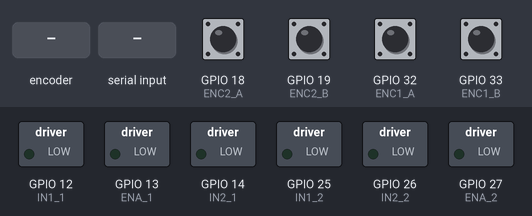
Recording of a sketch running on a simulated ESP32. Parts: switched loads named in the sketch (green lamp = pin HIGH). Dashed ring = blinking. The inputs (shaded band) are chosen by the test bench; at power-on: GPIO 18 (ENC2_A), GPIO 19 (ENC2_B), GPIO 32 (ENC1_A), GPIO 33 (ENC1_B) HIGH. What the sketch prints to the serial monitor is not drawn.

Above: at 1.2 s.
1.3 s: rotary encoder on GPIO 18 (ENC2_A) / GPIO 33 (ENC1_B) turned 3 steps (first pin leading)
At 1.54 s:
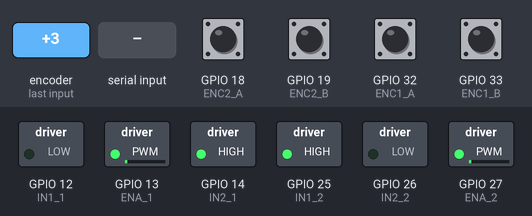
3.4 s: GPIO 32 (ENC1_A) pulled LOW for 0.15 s
At 3.9 s:
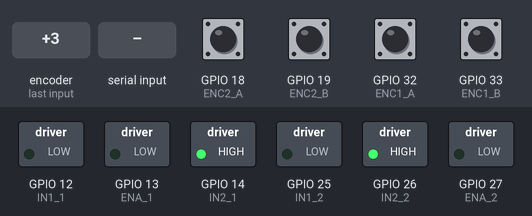
5.0 s: "T90\n" received over Serial
At 6.3 s:
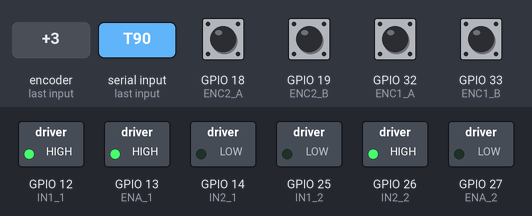
7.5 s: GPIO 19 (ENC2_B) pulled LOW for 0.15 s
At 8.1 s:
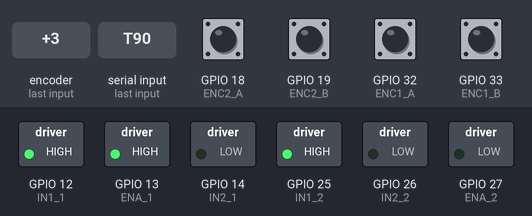
9.1 s: rotary encoder on GPIO 18 (ENC2_A) / GPIO 33 (ENC1_B) turned 1 step (first pin leading)
At 10.5 s:
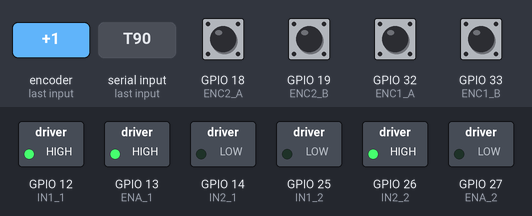
Timing chart, 0 to 12.1 s (numbered marks = the images above; inputs shaded):
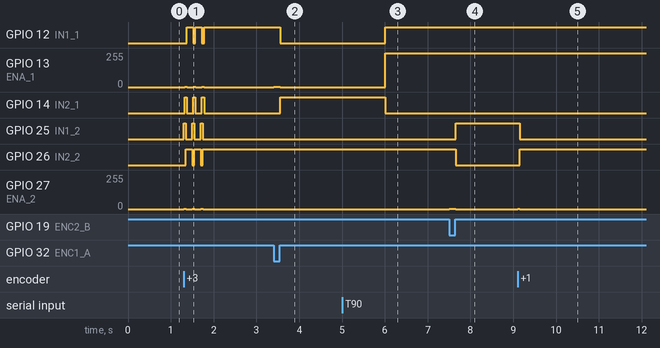

The sketch:

nonlinear_trajectory_alt.ino
```cpp
#include <Arduino.h>

/* ===================== PINS ===================== */
// -------- Joint 1 --------
#define ENC1_A 32
#define ENC1_B 33
#define IN1_1  12
#define IN2_1  14
#define ENA_1  13

// -------- Joint 2 --------
#define ENC2_A 18
#define ENC2_B 19
#define IN1_2  25
#define IN2_2  26
#define ENA_2  27

/* ===================== PWM ===================== */
#define PWM_FREQ 20000
#define PWM_RES  8
#define PWM_CH1  0
#define PWM_CH2  1

/* ===================== ENCODERS ===================== */
volatile long enc1 = 0;
volatile long enc2 = 0;

void IRAM_ATTR isr1A() { enc1 += (digitalRead(ENC1_A) == digitalRead(ENC1_B)) ? 1 : -1; }
void IRAM_ATTR isr1B() { enc1 += (digitalRead(ENC1_A) != digitalRead(ENC1_B)) ? 1 : -1; }

void IRAM_ATTR isr2A() { enc2 += (digitalRead(ENC2_A) == digitalRead(ENC2_B)) ? 1 : -1; }
void IRAM_ATTR isr2B() { enc2 += (digitalRead(ENC2_A) != digitalRead(ENC2_B)) ? 1 : -1; }

/* ===================== PARAMETERS ===================== */
const float CPR = 44.0;
const float gear = 44.727;
const float radPerCount = TWO_PI / (CPR * gear);

const float V_DEAD = 2.0;

/* ===================== GAINS ===================== */
float Kp_move = 50, Kd_move = 10;
float Kp_hold = 30, Kd_hold = 4;

/* ===================== STATE ===================== */
float q1=0, dq1=0, q1_last=0;
float q2=0, dq2=0, q2_last=0;

/* ===================== TRAJECTORY ===================== */
float q1_0=0, q1_f=0, q1_d=0, dq1_d=0, ddq1_d=0;
float q2_0=0, q2_f=0, q2_d=0, dq2_d=0, ddq2_d=0;

float Ttraj = 1.5;
float t_traj = 0;

enum Mode { MOVE, HOLD };
Mode mode = HOLD;

/* ===================== MOTOR DRIVE ===================== */
void motorDrive(int in1, int in2, int ch, float V) {
  V = constrain(V, -12.0, 12.0);
  int pwm = abs(V) * 255.0 / 12.0;

  if (V > 0) { digitalWrite(in1, HIGH); digitalWrite(in2, LOW); }
  else if (V < 0) { digitalWrite(in1, LOW); digitalWrite(in2, HIGH); }
  else pwm = 0;

  ledcWrite(ch, pwm);
}

/* ===================== SETUP ===================== */
unsigned long lastMicros;

void setup() {
  Serial.begin(115200);

  pinMode(IN1_1,OUTPUT); pinMode(IN2_1,OUTPUT);
  pinMode(IN1_2,OUTPUT); pinMode(IN2_2,OUTPUT);

  pinMode(ENC1_A,INPUT_PULLUP); pinMode(ENC1_B,INPUT_PULLUP);
  pinMode(ENC2_A,INPUT_PULLUP); pinMode(ENC2_B,INPUT_PULLUP);

  attachInterrupt(ENC1_A, isr1A, CHANGE);
  attachInterrupt(ENC1_B, isr1B, CHANGE);
  attachInterrupt(ENC2_A, isr2A, CHANGE);
  attachInterrupt(ENC2_B, isr2B, CHANGE);

  ledcSetup(PWM_CH1, PWM_FREQ, PWM_RES);
  ledcSetup(PWM_CH2, PWM_FREQ, PWM_RES);
  ledcAttachPin(ENA_1, PWM_CH1);
  ledcAttachPin(ENA_2, PWM_CH2);

  lastMicros = micros();
  Serial.println("2-DOF Hybrid Controller READY");
}

/* ===================== LOOP ===================== */
void loop() {

  /* ----- SERIAL COMMAND ----- */
  if (Serial.available()) {
    char c = Serial.read();
    if (c=='T'||c=='t') {
      q1_0 = q1; q2_0 = q2;
      q1_f = Serial.parseFloat()*DEG_TO_RAD;
      q2_f = Serial.parseFloat()*DEG_TO_RAD;
      t_traj = 0;
      mode = MOVE;
      Serial.println("2-DOF Trajectory STARTED");
    }
  }

  unsigned long now = micros();
  float dt = (now-lastMicros)*1e-6;
  if (dt < 0.002) return;
  lastMicros = now;

  /* ----- STATE ----- */
  long c1,c2;
  noInterrupts(); c1=enc1; c2=enc2; interrupts();

  q1 = c1*radPerCount;  dq1 = (q1-q1_last)/dt;  q1_last=q1;
  q2 = c2*radPerCount;  dq2 = (q2-q2_last)/dt;  q2_last=q2;

  float V1=0, V2=0;

  /* ----- MOVE MODE ----- */
  if (mode==MOVE) {
    t_traj += dt;
    float s = constrain(t_traj/Ttraj,0,1);

    q1_d = q1_0 + (q1_f-q1_0)*(3*s*s-2*s*s*s);
    q2_d = q2_0 + (q2_f-q2_0)*(3*s*s-2*s*s*s);

    dq1_d = (6*(q1_f-q1_0)/Ttraj)*(s-s*s);
    dq2_d = (6*(q2_f-q2_0)/Ttraj)*(s-s*s);

    ddq1_d = (6*(q1_f-q1_0)/(Ttraj*Ttraj))*(1-2*s);
    ddq2_d = (6*(q2_f-q2_0)/(Ttraj*Ttraj))*(1-2*s);

    V1 = ddq1_d + Kp_move*(q1_d-q1) + Kd_move*(dq1_d-dq1);
    V2 = ddq2_d + Kp_move*(q2_d-q2) + Kd_move*(dq2_d-dq2);

    if (s>=1.0) mode=HOLD;
  }

  /* ----- HOLD MODE ----- */
  else {
    V1 = Kp_hold*(q1_f-q1) + Kd_hold*(-dq1);
    V2 = Kp_hold*(q2_f-q2) + Kd_hold*(-dq2);

    if (fabs(q1_f-q1)>0.5*DEG_TO_RAD && fabs(V1)<V_DEAD) V1=copysign(V_DEAD,V1);
    if (fabs(q2_f-q2)>0.5*DEG_TO_RAD && fabs(V2)<V_DEAD) V2=copysign(V_DEAD,V2);
  }

  motorDrive(IN1_1,IN2_1,PWM_CH1,V1);
  motorDrive(IN1_2,IN2_2,PWM_CH2,V2);

  /* ----- DEBUG ----- */
  Serial.print("q1: "); Serial.print(q1*RAD_TO_DEG,1);
  Serial.print(" q2: "); Serial.print(q2*RAD_TO_DEG,1);
  Serial.print(" mode: "); Serial.println(mode==MOVE?"MOVE":"HOLD");
}
```

Measured:
- after the input at 1.3 s, GPIO 12 (IN1_1): alternates HIGH for 0.15 s and LOW for 0.05 s, 5 changes in all, then stays HIGH, starting after 0.08 s; GPIO 13 (ENA_1): alternates 2/255 for 0.05 s and 0/255 for 0.15 s, 6 changes in all, then stays 0/255, starting at once
- after the input at 3.4 s, GPIO 12 (IN1_1): HIGH → LOW after 0.15 s; GPIO 13 (ENA_1): 0/255 → 2/255 at once, → 0/255 0.15 s later; GPIO 14 (IN2_1): LOW → HIGH after 0.15 s
- after the input at 5.0 s, GPIO 12 (IN1_1): LOW → HIGH after 1.0 s; GPIO 13 (ENA_1): 0/255 → 255/255 after 1.0 s; GPIO 14 (IN2_1): HIGH → LOW after 1.0 s
- after the input at 7.5 s, GPIO 25 (IN1_2): LOW → HIGH after 0.15 s; GPIO 26 (IN2_2): HIGH → LOW after 0.15 s; GPIO 27 (ENA_2): 0/255 → 2/255 at once, → 0/255 0.15 s later
- after the input at 9.1 s, GPIO 25 (IN1_2): HIGH → LOW after 0.05 s; GPIO 26 (IN2_2): LOW → HIGH after 0.05 s; GPIO 27 (ENA_2): 0/255 → 2/255 at once, → 0/255 0.05 s later
